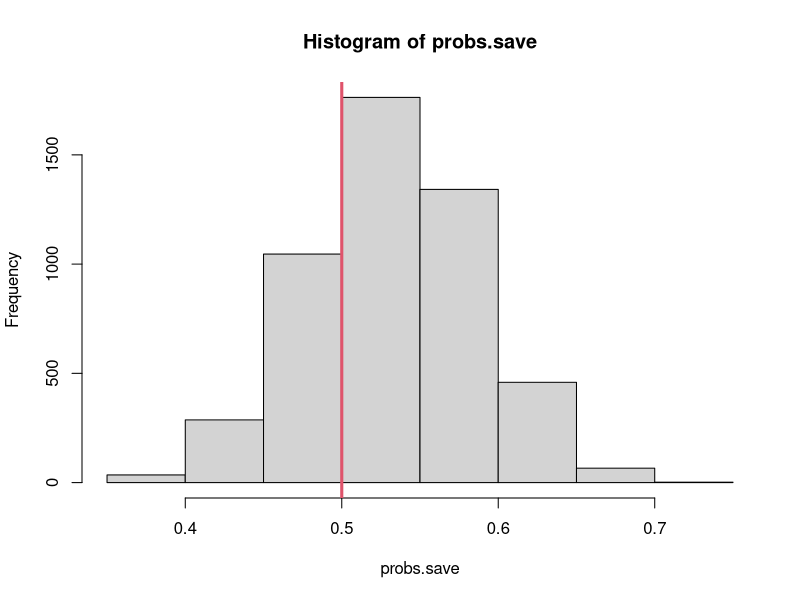
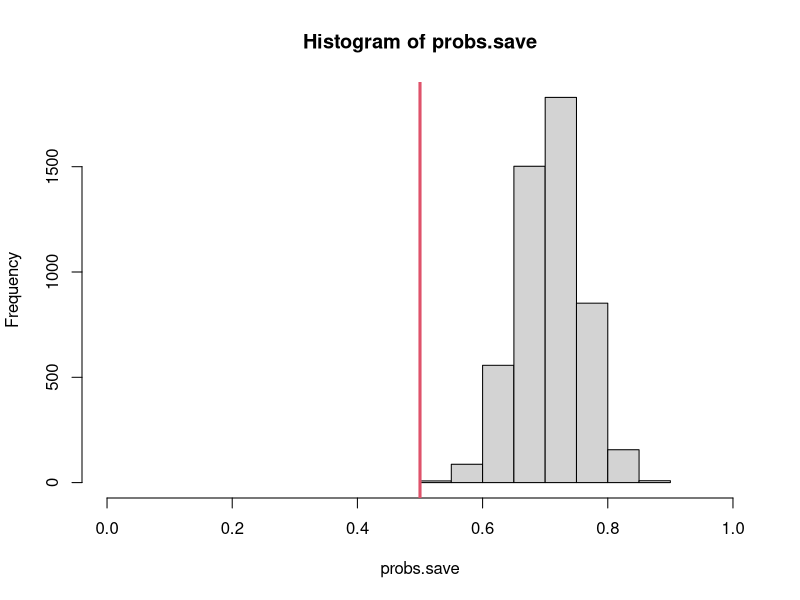
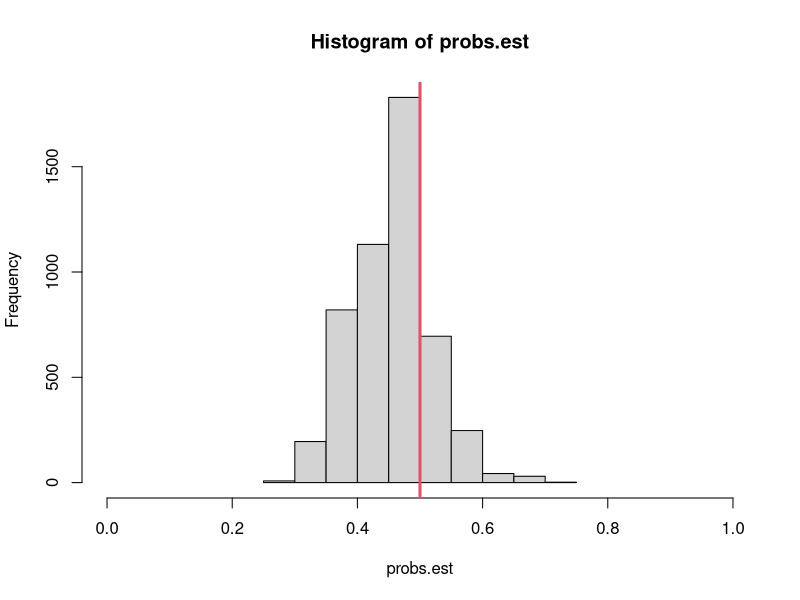

R code for these plots, in order:
#Effect of sampling bias - disproportional sampling of occupied sites
#Specific type of unrepresentiveness


#Lets say there are 100 sites
  N = 200
  prob.occ=0.5
  n.occu=prob.occ*N
  sites=1:N

# Decide on a fixed number of sites that are occupied wiht
# expect probability prob.occ
  set.seed(5454)
  occ.sites = sample(sites,n.occu,replace=FALSE)
  
  
# Crate dataframe of samples sites
  truth = data.frame(sites=sites,
                    occu = 0)
  truth$occu[occ.sites]=1


# Probability of sampling an occupied cell
  p.sample.occ=1.1/N

  p.sampling.unocc = (1-(p.sample.occ*n.occu))/(N-n.occu)

#overall probability of selecting an occupied site
  p.sample.occ*n.occu

#overall probability of selecting an occupied site
  p.sampling.unocc*(N-n.occu)

#Proportional difference of sample site being selected based on it being occupied or not
#22% higher for occupied site
    p.sample.occ/p.sampling.unocc

    truth$prob.sample=truth$occu
    truth$prob.sample[which(truth$occu==1)]=p.sample.occ
    truth$prob.sample[which(truth$occu==0)]=p.sampling.unocc


#Now simulate many samples and get proportion of occupied sites
# How many sites will we sample  
  n=60
  
#how many simulations
  n.sim=5000

probs.save=rep(NA, n.sim)

for(i in 1:n.sim){
  sample.sites=sample(truth$sites,
                     n,
                     prob = truth$prob.sample
                     )
  sampled.occu=truth$occu[sample.sites]
  probs.save[i]=mean(sampled.occu)
  
  #weighted average approach
  
  weights=1/truth[sample.sites,]$prob.sample
  sum(sampled.occu*weights/sum(weights))
  
} 

#Visualize sampling distribution of proportion sites occupied
#And line for true value
  hist(probs.save,breaks=10)
  abline(v=prob.occ,col=2,lwd=3)

# Statistical Bias
  mean(probs.save)-prob.occ


##########################################
# Now with a larger prob selection by occupied

  p.sample.occ=1.5/N
  
  p.sampling.unocc = (1-(p.sample.occ*n.occu))/(N-n.occu)
  
  #overall probability of selecting an occupied site
  p.sample.occ*n.occu
  
  #overall probability of selecting an occupied site
  p.sampling.unocc*(N-n.occu)
  
  #3x higher prob of selection of a site that is occupied
  p.sample.occ/p.sampling.unocc
  
  truth$prob.sample=truth$occu
  truth$prob.sample[which(truth$occu==1)]=p.sample.occ
  truth$prob.sample[which(truth$occu==0)]=p.sampling.unocc
  
  #create columns of ratio of weights
  truth$prob.sample.ratio=truth$prob.sample
  truth$prob.sample.ratio[which(truth$prob.sample.ratio==0.0025)]=1
  truth$prob.sample.ratio[which(truth$prob.sample.ratio==0.0075)]= 1/3
  
  head(truth)
  
#Setup for loop simulation  
  probs.save=rep(NA, n.sim)
  probs.est=rep(NA, n.sim)
  for(i in 1:n.sim){
    sample.sites=sample(truth$sites,n,replace = FALSE,
                        prob=truth$prob.sample)
    data=truth[sample.sites,]
    probs.save[i]=mean(data$occu)
    
    options(warn=-1)
    model=glm(occu~1,family=binomial,data=data,
              weights=prob.sample.ratio)
    options(warn=0)
    probs.est[i]=predict(model,type="response")[1]
  }
  
  #Visualize sampling distribution of proportion sites occupied
  #And line for true value
  hist(probs.save,breaks=10,xlim=c(0,1))
  abline(v=prob.occ,col=2,lwd=3)
  
  # Statistical Bias
  mean(probs.save)-prob.occ
  
  hist(probs.est,breaks=9,xlim=c(0,1))
  abline(v=prob.occ,col=2,lwd=3)

# Statistical Bias
  mean(probs.est)-prob.occ 

######################
